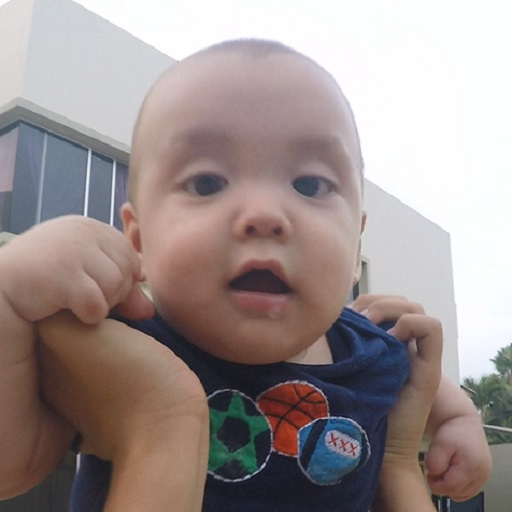
%> input picture 04-Hybrid/este.jpg, 512 x 512 px
$ octave hybridimages.m   (GNU Octave 9; MATLAB toolbox functions it lacks are replaced by stand-ins)
%> lines starting %> are read from the running program, lines starting %| are printed output that depends on the picture
img1 = imread('este.jpg');
%> img1 is the input picture: size 512x512x3 uint8; mean R, G, B 157.3, 145, 143.3
img2 = imread('javi.jpg');
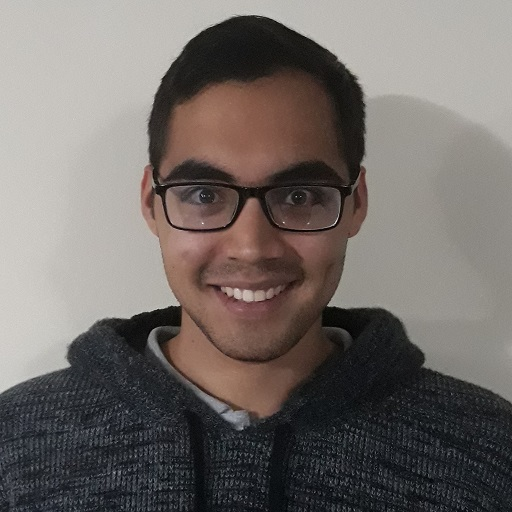
%> input picture 04-Hybrid/javi.jpg, 512 x 512 px
%> img2 is the input picture: size 512x512x3 uint8; mean R, G, B 113.7, 107.2, 103.7


w1 = 35; %win size
s1 = 21; % std dev
h1 = fspecial('gaussian',w1,s1); %gaussian filter with size window w1 and std dev s1


w2 = 25;
s2 = 25;
h2 = fspecial('gaussian',w2,s2); %gaussian filter with size window w2 and std dev s2

imgft1 = imfilter(img1,h1,'replicate'); %img filtered with gaussian: low pass image
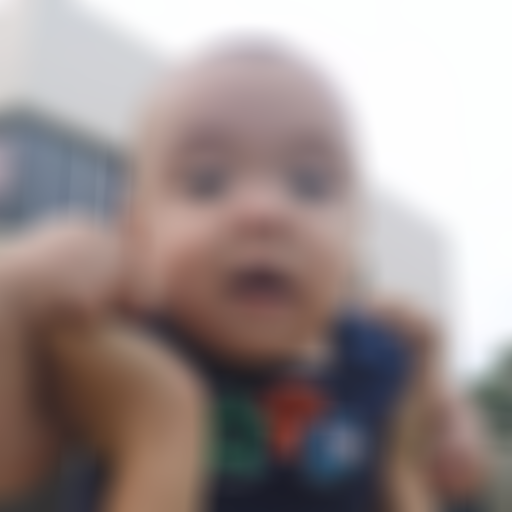
%> imgft1: size 512x512x3 uint8; mean R, G, B 157.4, 145, 143.3
figure;
imshow(imgft1);
title('low-pass image')
pause

imgft2 = img2 - imfilter(img2,h2,'replicate'); %high pass image
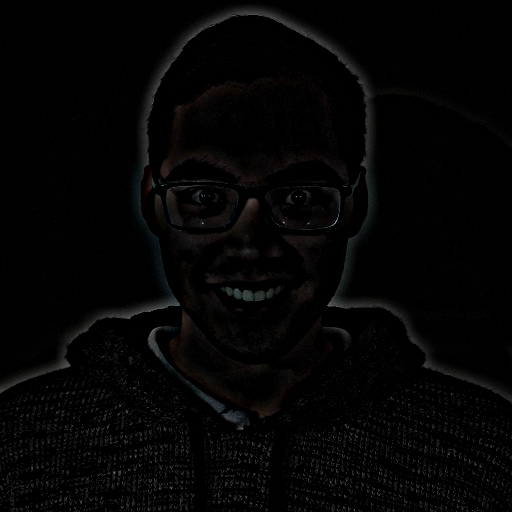
%> imgft2: size 512x512x3 uint8; mean R, G, B 4.5, 4.3, 4.2
figure;
imshow(imgft2);
title('high-pass image')
pause

img = imgft1 + imgft2; %hybrid image is the sum of LP and HP images
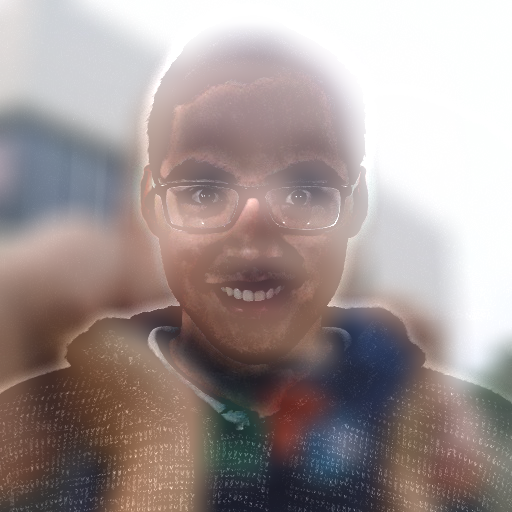
%> img: size 512x512x3 uint8; mean R, G, B 161.4, 148.8, 147.1

figure
imshow(img)
title('hybrid image')
